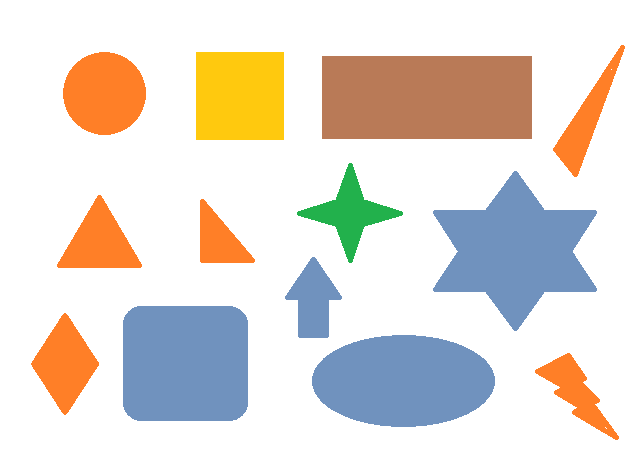
#> input picture Resources/shapes2.png, 638 x 462 px
$ python chapter8_contoursshapes.py
#> lines starting #> are read from the running program, lines starting #| are printed output that depends on the picture; after the words box and inside, x2 and y2 are one past the last pixel; in counts of white or black regions, pixels touching at a corner belong together
import cv2
import numpy as np

def stackImages(scale,imgArray):
    rows = len(imgArray)
    cols = len(imgArray[0])
    rowsAvailable = isinstance(imgArray[0], list)
    width = imgArray[0][0].shape[1]
    height = imgArray[0][0].shape[0]
    if rowsAvailable:
        for x in range ( 0, rows):
            for y in range(0, cols):
                if imgArray[x][y].shape[:2] == imgArray[0][0].shape [:2]:
                    imgArray[x][y] = cv2.resize(imgArray[x][y], (0, 0), None, scale, scale)
                else:
                    imgArray[x][y] = cv2.resize(imgArray[x][y], (imgArray[0][0].shape[1], imgArray[0][0].shape[0]), None, scale, scale)
                if len(imgArray[x][y].shape) == 2: imgArray[x][y]= cv2.cvtColor( imgArray[x][y], cv2.COLOR_GRAY2BGR)
        imageBlank = np.zeros((height, width, 3), np.uint8)
        hor = [imageBlank]*rows
        hor_con = [imageBlank]*rows
        for x in range(0, rows):
            hor[x] = np.hstack(imgArray[x])
        ver = np.vstack(hor)
    else:
        for x in range(0, rows):
            if imgArray[x].shape[:2] == imgArray[0].shape[:2]:
                imgArray[x] = cv2.resize(imgArray[x], (0, 0), None, scale, scale)
            else:
                imgArray[x] = cv2.resize(imgArray[x], (imgArray[0].shape[1], imgArray[0].shape[0]), None,scale, scale)
            if len(imgArray[x].shape) == 2: imgArray[x] = cv2.cvtColor(imgArray[x], cv2.COLOR_GRAY2BGR)
        hor= np.hstack(imgArray)
        ver = hor
    return ver

def empty(a):
    pass

def getContours(img):
    #finding the Contour: RETR_EXTERNAL retrieves outter contours.
    contours, hierarchy = cv2.findContours(img, cv2.RETR_EXTERNAL, cv2.CHAIN_APPROX_NONE)

    #loop for each contours
    for cnt in contours:
        area = cv2.contourArea(cnt)
        print(area)

        if area > 20:
            cv2.drawContours(imgContour, cnt, -1, (255, 0, 0), 3)
            peri = cv2.arcLength(cnt, True)
            approx = cv2.approxPolyDP(cnt, 0.02*peri,True)
            print(len(approx))
            objCor = len(approx)
            x,y,w,h = cv2.boundingRect(approx)

            ObjectType = "None"
            if objCor == 3:ObjectType = "Triangle"
            elif objCor == 4:
                ObjectType = "Rectangle"
                aspRatio = w/float(h)
                if aspRatio > 0.95 and aspRatio < 1.05: ObjectType = "Square"

            elif objCor == 5:ObjectType = "Pentagon"
            elif objCor == 6:ObjectType = "Hexagon"
            elif objCor == 7:ObjectType = "heptagon"
            elif objCor == 8: ObjectType = "Octagon"
            elif objCor >+ 9: ObjectType = "Circle"

            cv2.rectangle(imgContour,(x,y),(x+w,y+h), (0,0,255),2)
            cv2.putText(imgContour,ObjectType,
                        ((x+(w//2)-30),(y+(h//2))),cv2.FONT_HERSHEY_SIMPLEX, 0.5, (0,255,255), 2)
path = "Resources/shapes2.png"
img = cv2.imread(path)
#> img is the input picture: shape (462, 638, 3); mean B, G, R 213, 220.3, 227.2
imgContour = img.copy()


imgGray = cv2.cvtColor(img, cv2.COLOR_BGR2GRAY)
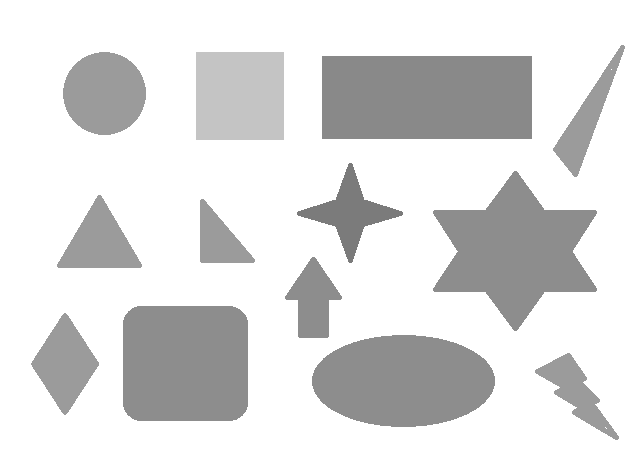
#> imgGray: shape (462, 638); min 123, max 255, mean 221.5
imgBlur = cv2.GaussianBlur(imgGray, (7,7), 1)
imgCanny = cv2.Canny(imgBlur, 50, 50)
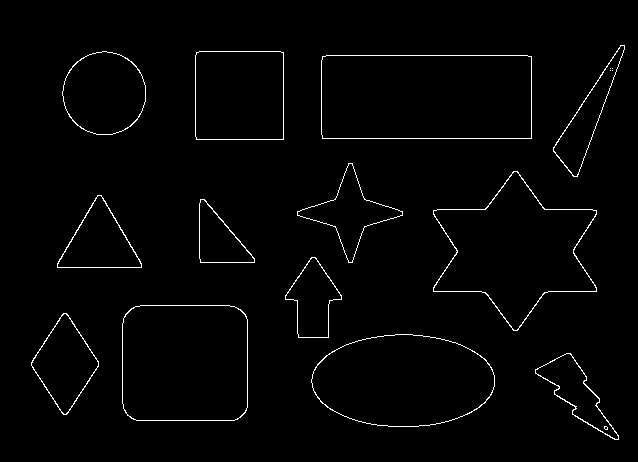
#> imgCanny: shape (462, 638); 1.6% white in thin lines or dots, all inside (x1, y1, x2, y2) = (31, 45, 625, 440)

getContours(imgCanny)
#> in getContours, `contours, hierarchy = cv2.findContours(img, cv2.RETR_EXTERNAL, cv2.CHA..`: contours = 13 contours; largest, box (x1, y1, x2, y2) and area: (321, 55, 532, 139) 17415, (433, 171, 597, 331) 14080, (122, 305, 248, 421) 14076, (311, 334, 495, 427) 13248, (195, 51, 284, 140) 7733
#> the loop in getContours, `for cnt in contours:` made 13 passes
#> (area, peri, approx, objCor, x, y, w, h) on passes 3, 4, 10, 11: (3688, 261, [[63, 313], [31, 365], [66, 414], [98, 361]], 4, 31, 313, 68, 102), (14075.5, 454.8, [[125, 314], [127, 415], [245, 412], [240, 309]], 4, 125, 309, 121, 107), (17415, 583.7, [[322, 56], [322, 138], [531, 138], [531, 56]], 4, 322, 56, 210, 83), (7733, 349.7, [[196, 52], [196, 139], [283, 139], [283, 52]], 4, 196, 52, 88, 88)
#> (area, peri, approx, objCor, x, y, w, h) on passes 6, 7, 13: (1978, 205.5, [[200, 199], [200, 262], [254, 262]], 3, 200, 199, 55, 64), (3322, 265.1, [[97, 195], [57, 267], [141, 267]], 3, 57, 195, 85, 73), (2602, 325.5, [[624, 45], [553, 147], [573, 176]], 3, 553, 45, 72, 132)
#> (printed output is left out)
#> after the loop in getContours, `for cnt in contours:`:
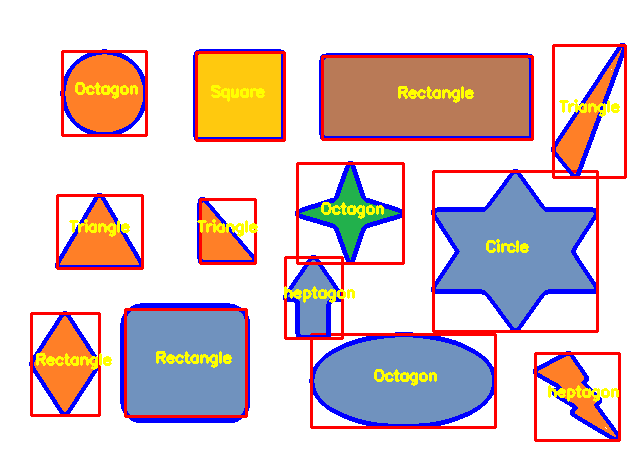
#> imgContour: shape (462, 638, 3); 12.42% of pixels changed, all inside (x1, y1, x2, y2) = (29, 43, 627, 442)

imgBlank = np.zeros_like(img)
imgStack = stackImages(0.6,([img,imgGray,imgBlur],
                            [imgCanny,imgContour,imgBlank]))
#> after the loop in stackImages, `for x in range(0, rows):`: hor = 2 items
#> in stackImages, `ver = np.vstack(hor)`:
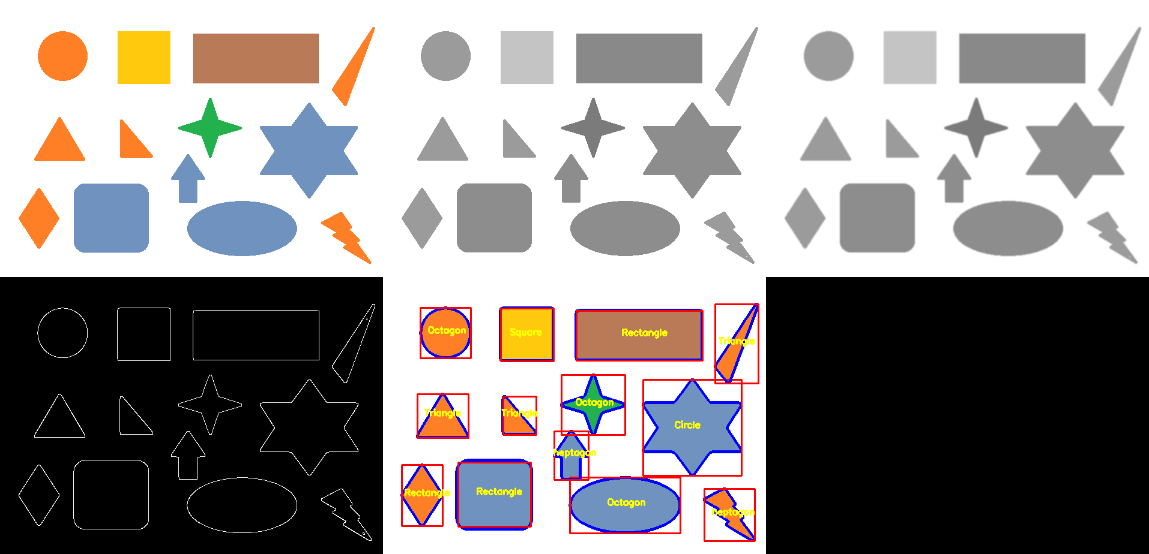
#> ver: shape (554, 1149, 3); mean of channels 0, 1, 2 143.7, 144.6, 148.9; drawn as B, G, R

cv2.imshow("Stack Image",imgStack)


cv2.waitKey(0)

$ run again, with Resources/shapes.png copied over Resources/shapes2.png
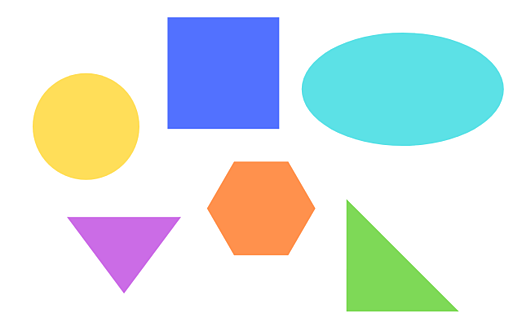
#> input picture Resources/shapes.png, 522 x 326 px
#> img is the input picture: shape (326, 522, 3); mean B, G, R 228.6, 229.5, 218.8
#> `imgCanny = cv2.Canny(imgBlur, 50, 50)`:
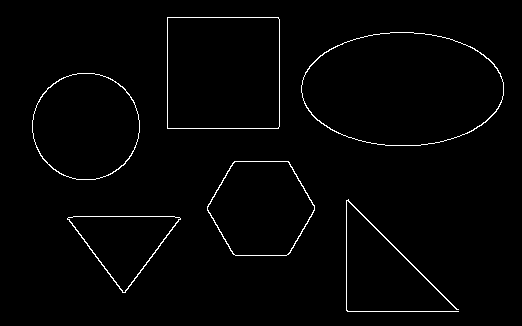
#> imgCanny: shape (326, 522); 1.5% white in thin lines or dots, all inside (x1, y1, x2, y2) = (32, 17, 504, 312)
#> contours = 6 contours; box (x1, y1, x2, y2) and area: (301, 32, 504, 146) 18028, (167, 17, 280, 129) 12429, (32, 73, 140, 180) 8992, (207, 161, 315, 256) 7692, (67, 216, 181, 293) 4474, (346, 199, 459, 312) 112
#> the loop in getContours, `for cnt in contours:` made 6 passes
#> (area, peri, approx, objCor, x, y, w, h) on pass 6: (12429, 444.8, [[167, 17], [167, 128], [278, 128], [278, 17]], 4, 167, 17, 112, 112)
#> (printed output is left out)
#> after the loop in stackImages, `for x in range(0, rows):`: hor = 2 items
#> in stackImages, `ver = np.vstack(hor)`:
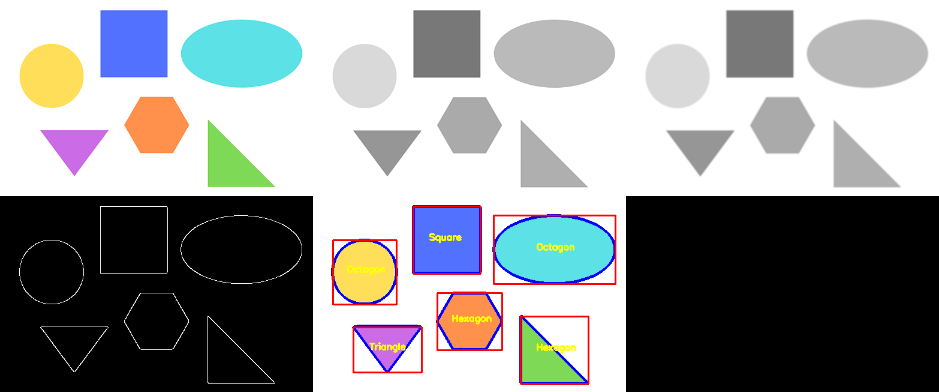
#> ver: shape (392, 939, 3); mean of channels 0, 1, 2 150.2, 149.4, 148; drawn as B, G, R
